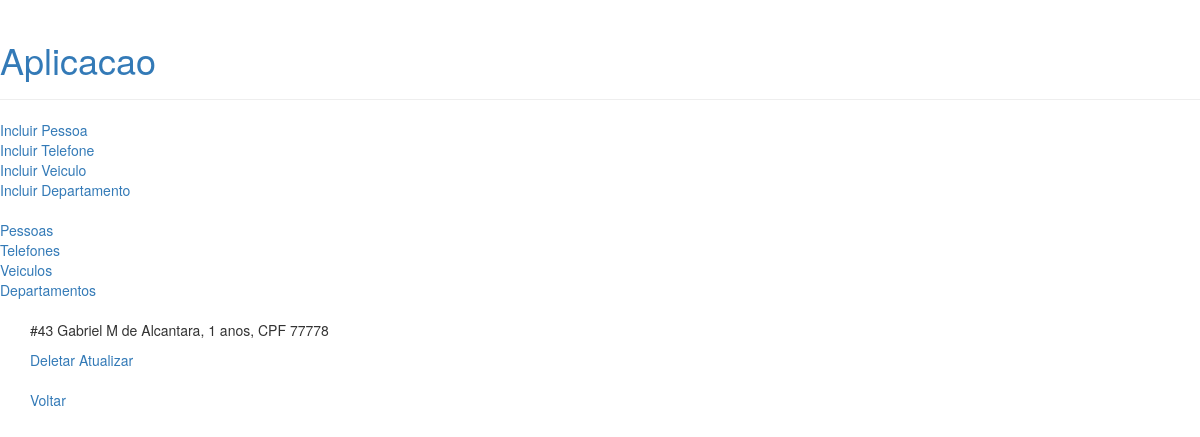
The page /aplicacao/pessoa/43 on the database as committed earlier.
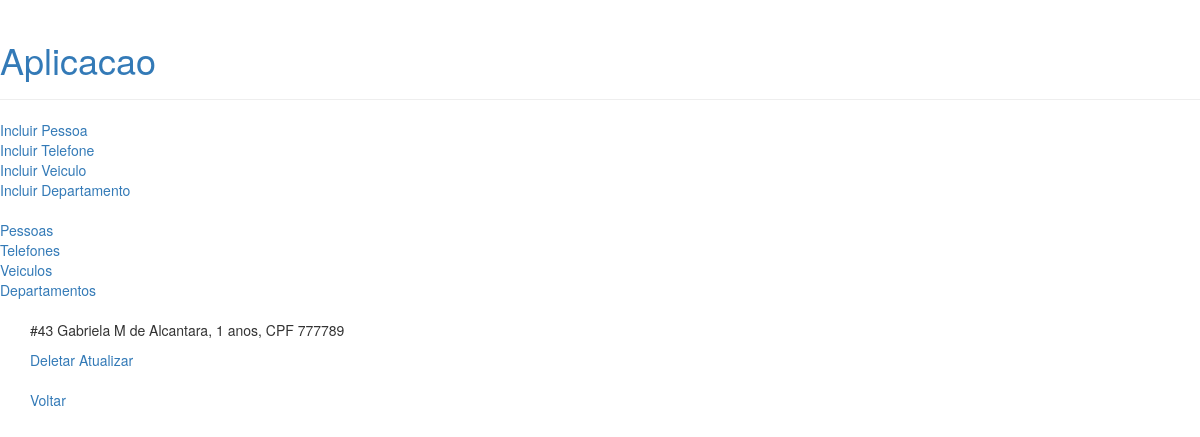
The same page on the database as committed later.
### aplicacao/models.py (models this page shows, shortened)
class Pessoa(models.Model):
    nome = models.CharField(max_length=30)
    sobrenome = models.CharField(max_length=30)
    idade = models.IntegerField(null=True)
    cpf = models.IntegerField(null=True)
    depto_atual = models.ForeignKey(
        Departamento,
        on_delete=models.RESTRICT,
        null=True
    )
    hist_deptos = models.ManyToManyField(
        Departamento,
        related_name='hist_pessoa_depto'
    )
    depto_chefia = models.OneToOneField(
        Departamento,
        on_delete=models.RESTRICT,
        null=True,
        related_name='chefia_dpto',
        blank=True
    )
    OPCOES_SEXO = [
        ('M','Masculino'),
        ('F','Feminino'),
        ('I','Indefinido')
    ]
    sexo = models.CharField(
        max_length=1,
        choices=OPCOES_SEXO,
        default='I'
    )
    objects = PessoaManager()

### aplicacao/views/viewspessoas.py (the view, shortened to what this page needs)
# urls.py: path('pessoa/<int:pessoaid>', viewspessoas.pessoa, name='pessoa'),
@csrf_exempt
def pessoa(request,pessoaid):
    if (request.method == 'GET'):
        db_pessoa = Pessoa.objects.aperson(pessoaid=pessoaid).values()
        payload = { 'pessoa' : list(db_pessoa) }
        template = loader.get_template('pessoa/detalharpessoa.html')
        return HttpResponse(template.render(payload, request))

### aplicacao/models.py (called while the page is built)
    def aperson(self,pessoaid):
        result = self.filter(id=pessoaid)
        return result

### aplicacao/templates/pessoa/detalharpessoa.html
{% extends 'base.html' %}
{% block content %}
    {% if pessoa %}
        {% for p in pessoa %}
            <div>
                <p>#{{p.id}} {{p.nome}} {{p.sobrenome}}, {{p.idade}} anos, CPF {{p.cpf}}</p>
                <a href="/aplicacao/pessoa/deletar/{{p.id}}">Deletar</a>
                <a href="/aplicacao/pessoa/atualizar/{{p.id}}">Atualizar</a>
            </div>
        {% endfor %}
    {% else %}
        <p>Não foi possível localizar os dados da pessoa.</p>
    {% endif %}
    <br />
    <a href="/aplicacao/pessoas">Voltar</a>
{% endblock %}

Rows that differ between the two databases and show on the page:
changed Pessoa "M de Alcantara": nome "Gabriel" → "Gabriela"; cpf "77778" → "777789"
